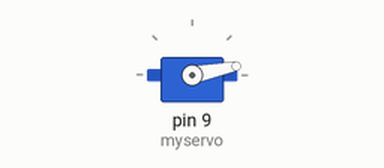
Simulated run of this sketch. Board: Arduino Uno, built with avr-gcc and run on an emulated ATmega328P. Parts: servo.

Above: at 0.05 s.
At 3.95 s:
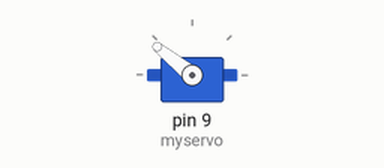
At 7.85 s:
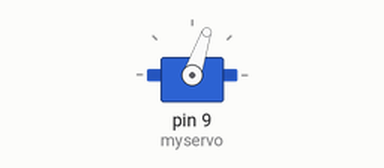
At 15.65 s:
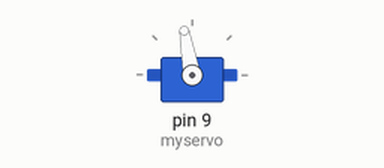
Timing chart, 0 to 24.3 s (numbered marks = the images above):
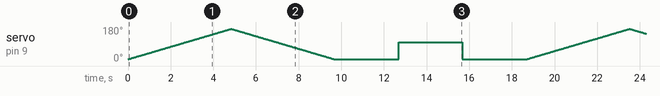

The sketch:

uno_servo_sweep.ino
```cpp
// sweep the servo from 10 degrees to 170 degrees
// then move as fast as possible 90 degrees

#include <Servo.h>

Servo myservo;  // create servo object to control a servo

void setup() {
  myservo.attach(9);  // attaches the servo on pin 9 to the servo object
  // pin 9 to Orange wire
  // 5V to Red wire
  // GND to Brown wire
}

void loop() {
  int pos;
  for (pos = 10; pos <= 170; pos += 1) {
    // in steps of 1 degree
    myservo.write(pos);
    delay(30);
  }
  for (pos = 170; pos >= 10; pos -= 1) {
    myservo.write(pos);
    delay(30);
  }

  delay(3000); // wait 5 seconds
  // servo is at 10 degrees
  myservo.write(100); // move as quickly as possible to 100 degrees
  delay(3000);
  myservo.write(10);
  delay(3000);
}
```
